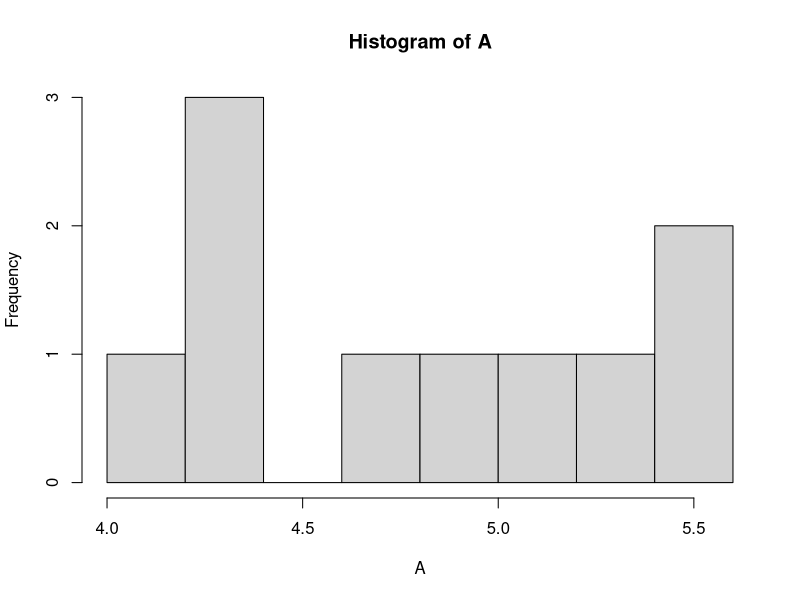
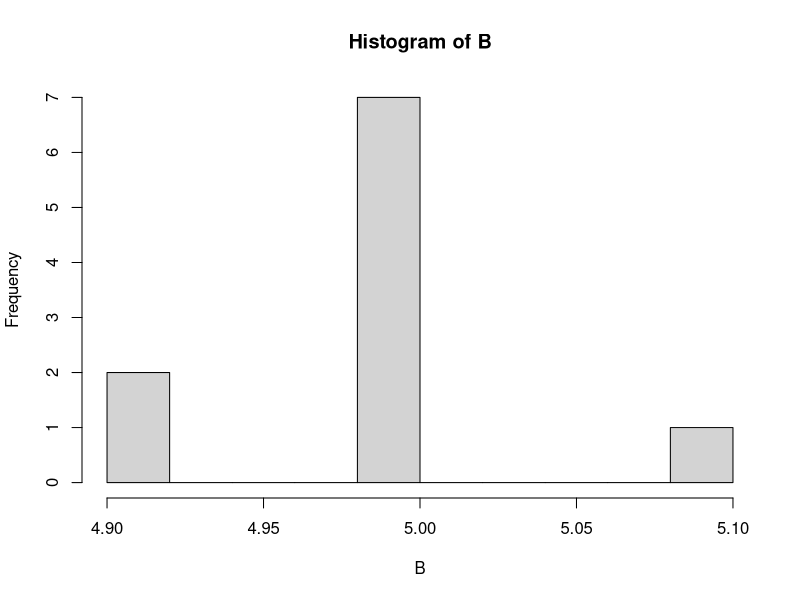
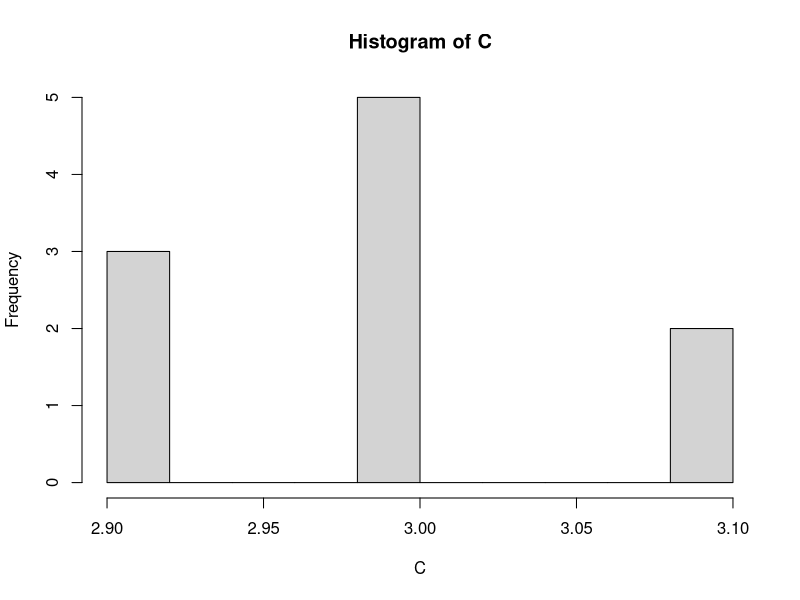

Generate these figures, in order, with R:
## ---- chunk 1
#-----------------------------------
#numeric
#create two R objects called x and y and save them, x should contain the value 5 and y the value 3
(x <- 5) #the paretheses surrounding x<-5, simply prints the constast of x
(y <- 3)

#-----------------------------------
#integer (create an integer object from the object x)
(z <- as.integer(x))

#-----------------------------------
#logical: create a new variable called test which stores the result of testing x>y
(test <- (x>y))

#-----------------------------------
#character: define an R object called "a", which stores the word (character string) "now"
a <- "now"


## ---- chunk 2
#-----------------------------------
#vectors
#create vector that contains the values 1.2, 4.3, 0.4, call it u, using the expression u<- c(,,)
u <- c(1.2, 4.3, 0.4)

#positions in vectors can be accessed to read or write by using square brackets and specifying the position of interest inside the brackets
u[2]
u[c(3,1)]

#-----------------------------------
#Access the second position of the vector u using the [2] and replace it's value with 10
u[2] <- 10

#-----------------------------------
#character vectors
#Create a string vector (call it s) that contains the words "hello" and "world" 
s <- c("hello","world")

#-----------------------------------
#Create a logical vector (call it l) by testing the logical condition that values in the vector u (above) are greater than 1
l <- (u>1)

## ---- chunk 3
#-----------------------------------
#character matrices
#Create a 2x3 matrix with the chacter vector c("a","b","c","d","e","f"), 
#using the command matrix(data=##,nrow=##,ncol=##) (replace #### by the corresponding value)
#call this matrix "Sc"
Sc <- matrix(c("a","b","c","d","e","f"),nrow=2,ncol=3)

#Now create the matrix "Sr" using matrix(data=##,nrow=##,ncol=##,byrow=T) 
Sr <- matrix(c("a","b","c","d","e","f"),nrow=2,ncol=3,byrow=T)

#-----------------------------------
#numerical matrices
#Create a 2x5 matrix with the numbers 1,2,3,...,10, call it A
(A <- matrix(1:10,nrow=2,ncol=5,byrow=T))

#As with vectors, to access positions in a matrix we use square brackets, 
#but now we need to specify both row and column number, use [rownum,colnum], 
#where "rownum" symbolizes the row number and "colnum" the column number
(A[2,4])
(A[1:2,c(3,5)])

#Create a new matrix B that is equal to A. Let's replace the value in the position
#(2,4) of B by 15
(B <- A)
(B[2,4] <- 15)

#What happens to B if we replace that same position with a character string?
(B[2,4] <- "a")

#-----------------------------------
#logical matrices
#Let's create a logical matrix L that stores the outcome of the logical test 
#that verifies the condition that a value in A is greater than 5
(L <- (A>5))

#what happens to the matrix L if we replace position (2,3) with the value 5?
(L[2,3] <- 5)


#-----------------------------------
#arrays (of any type)
#Arrays behave as matrices (in fact, matrices are two dimensional arrays) but 
#can have more than 2 dimensions.
#Create a 3D array that contains 4 matrices of dimensions 2x5, each with 
#the values 1,...,10, with the values entered by columns
#Notice here that the values in the vector 1:10 are recicled to fill in the array
(Arr <- array(data=1:10,dim=c(2,5,4)))

#Notice how the array is filled in when I specify a vector with exactly 
#the number of elements incldued in the array
(Arr <- array(data=1:40,dim=c(2,5,4)))


## ---- chunk 4
#-----------------------------------
#lists
#Create a list named "thelist" with three positions (use the command "list").  In the first 
#position add  the character vector s, in the second position include the logical 
#value test, and in the third position include the numerical matrix A
(thelist <- list(s,test,A))

#Access the second position in thelist and replace the value with FALSE
thelist[[2]] <- FALSE
thelist

#Access the third position (matrix A) and replace the value in position (2,3) with 1000
thelist[[3]][2,3] <- 1000
thelist

#Name the 3 positions in to thelist as "vecstr", "somelogic", and "thematrixA" respectively
names(thelist) <- c("vecstr", "somelogic", "thematrixA")
thelist

#Access the position in the list called "vecstr", and replace its first position with
#the work "bye"
thelist$vecstr[1] <- "bye"
thelist
#-----------------------------------
#data frames
#Create a data frame using the command "data.frame", and include the vectors
#thevec=seq(1,10,by=2), thestring=c("a","b","c","d","e"), call it "thedata"
thedata <- data.frame(thevec=seq(1,10,by=2),thestring=c("a","b","c","d","e"))

#Print out only the first column in "thedata"
thedata[,1]
thedata$thevec
thedata[,"thevec"]
thedata[[1]]
thedata[["thevec"]]


## ---- chunk 5
#-----------------------------------
#for
#create an empty vector called "result"
result <- numeric(0)

#Use a "for" loop to store in reverse order the values in the variable "thevec" 
#inside of the data frame "thedata"
n <- length(thedata$thevec)
for(i in n:1){
  result[n+1-i] <- thedata$thevec[i]
}
result
#-----------------------------------
#while
#Do the same excercise as above, but now use the "while" statement
i <- n
while(i > 0){
  result[n+1-i] <- thedata$thevec[i]
  i <- i-1
}
result


## ---- chunk 6
#-----------------------------------
#if statement
#Create an empty vector called "result2". Use a "for" loop, together with an
#if statement to pick out the values in the "thevec" variable inside of the
#"thedata" data frame, which correspond to the rows where the variable "thestring" 
#is either "a", "d" or "e".  Store the corresponding values from "thevec" in "result2"
k <- 1
result2 <- numeric(0)
for(i in 1:n){
  #note here that I use the "|" command, which represents the or condition
  if(thedata$thestring[i]=="a" | thedata$thestring[i]=="d" | thedata$thestring[i]=="e"){
    result2[k] <- thedata$thevec[i]  
    k <- k+1
  }
}
result2

#-----------------------------------
#if else statement
#Create an empty vector called "result3".  Now, use a for loop in the same way as above,
#but in adition, for the values in "thevec" variable that are in rows where neither "a", "d"
#or "e" are, set those positions in result3 to 0
k <- 1
result3 <- numeric(0)
for(i in 1:n){
  #note here that I use the "|" command, which represents the or condition
  if(thedata$thestring[i]=="a" | thedata$thestring[i]=="d" | thedata$thestring[i]=="e"){
    result3[i] <- thedata$thevec[i]  
  }else{
    result3[i] <- 0 
  }
}
result3
## ---- chunk 7
#-----------------------------------
#create a function that takes a value x and calculates the function
#f(x) = exp(x)-sin(x)*cos(x)
myfn <- function(x){
  
  f <- exp(x)-sin(x)*cos(x)
  
  return(f)
}

#create the function meanbyhand1 that takes as input a numeric variable,
#call it "thevar", and uses a "for" loop to calculate the mean of this variable
#the output of the meanbyhand function is the mean

#WARNING!!!! this is VERY INEFFICIENT, it's just to illustrate how to create a function


#create the function meanbyhand2 that uses the vectorized sum operation to 
#calculate the mean of a variable


#Create the vector "mytestvector" that contains 10000 random values generated from a
#uniform distribution, and calculate the mean using the functions created above


## ---- chunk 8
A<- c(5.1,	5.4,	4.9,	5.6,	5.5,	4.8,	4.0,	4.3,	4.4,	4.3)
B<- c(5.0,	5.0,	5.0,	5.0,	5.0,	5.0,	5.1,	5.0,	4.9,	4.9)
C<- c(3.0,	3.1,	3.0,	3.1,	3.0,	3.0,	2.9,	2.9,	2.9,	3.0)
A
B
C
## ---- chunk 9
hist(A, nclass=10)
hist(B, nclass=10)
hist(C, nclass=10)
## ---- chunk 10
mysummary <- function(x){
  
  median <- median(x)
  mean <- mean(x)
  standard_deviation <- sd(x)
  
  return(c(median, mean, standard_deviation))
}
## ---- chunk 11
weights <- data.frame(Inst1=A,Inst2=B,Inst3=C)
# weights <- tidyr::gather(data.frame(Inst1=A,Inst2=B,Inst3=C), instrument,value)
str(weights)
## ---- chunk 12
# weights[,c(median,mean,standard_deviation)] <- mysummary(weights[,2])
weights[c("median","mean","standard_deviation"),] <- c(mysummary(weights[,1]),mysummary(weights[,2]),mysummary(weights[,3]))
library(tidyverse)
library(kableExtra)
kable(weights)%>%row_spec(c(11:13),background ="#EAFAF1")
